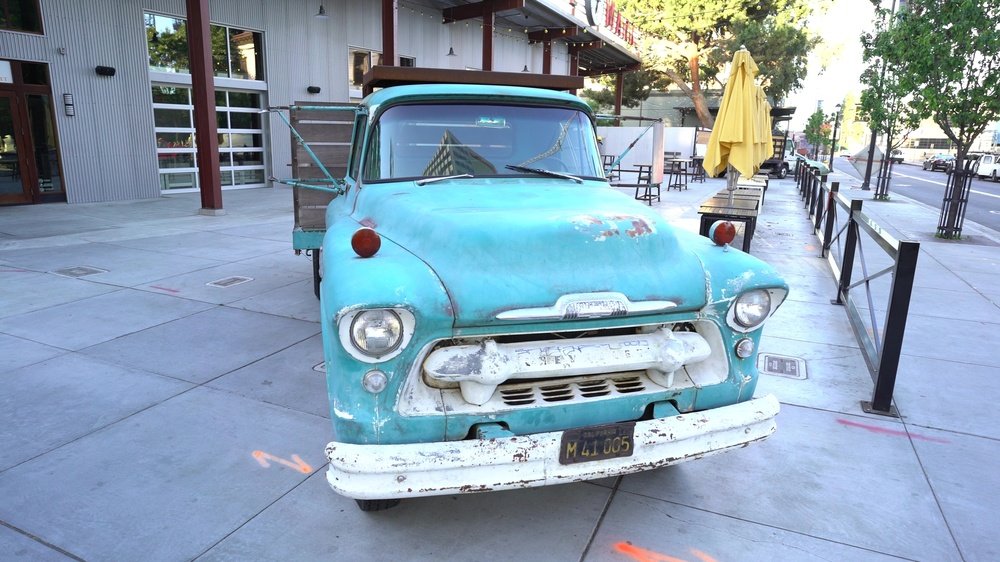
#> input picture data/000065.jpg, 1000 x 562 px, shrunk from 1920 x 1080 before the run, given in place of chessboard.avi, which was not available
$ python harris_corner_implement.py
#> lines starting #> are read from the running program, lines starting #| are printed output that depends on the picture; after the words box and inside, x2 and y2 are one past the last pixel; in counts of white or black regions, pixels touching at a corner belong together; pictures that were not available may be replaced by others from this repository, and a replacement may not be noted
import numpy as np
import matplotlib.pyplot as plt
import cv2 as cv

def cornerHarris(img, ksize=3, k=0.06):
    # Spatial gradients
    Ix = cv.Sobel(img, cv.CV_32F, 1, 0)
    Iy = cv.Sobel(img, cv.CV_32F, 0, 1)

    # Products of derivatives
    Ixx = Ix * Ix
    Iyy = Iy * Iy
    Ixy = Ix * Iy

    # Gaussian blur - convolution with sobel kernel
    M11 = cv.GaussianBlur(Ixx, (ksize, ksize), 1)
    M22 = cv.GaussianBlur(Iyy, (ksize, ksize), 1)
    M12 = cv.GaussianBlur(Ixy, (ksize, ksize), 1)

    # Harris cornerness
    detM = M11 * M22 - M12 * M12
    traceM = M11 + M22
    cornerness = detM - k * traceM**2
    return cornerness

if __name__ == '__main__':
    video = cv.VideoCapture('data/chessboard.avi')
    assert video.isOpened()

    # Run and show video stabilization
    while True:
        # Read an image from `video`
        valid, img = video.read()
#> img is the input picture: shape (562, 1000, 3); mean B, G, R 176.5, 158.9, 137.4
        if not valid:
            break
        if img.ndim >= 3:
            gray = cv.cvtColor(img, cv.COLOR_BGR2GRAY)
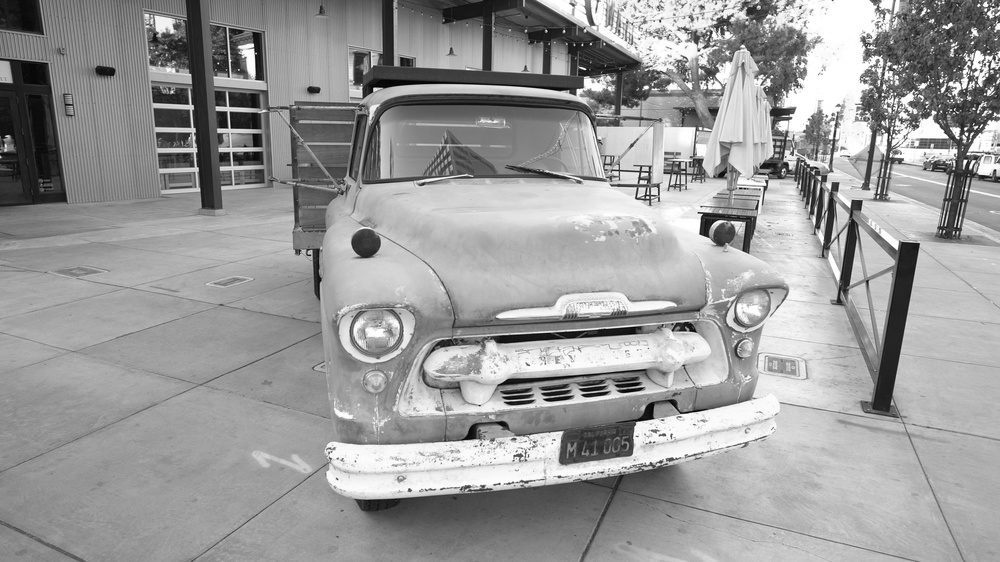
#> gray: shape (562, 1000); min 0, max 255, mean 154.5
        else:
            gray = img.copy()

        # Extract Harris corners
        harris = cornerHarris(gray)
#> in cornerHarris, `Iy = cv.Sobel(img, cv.CV_32F, 0, 1)`:
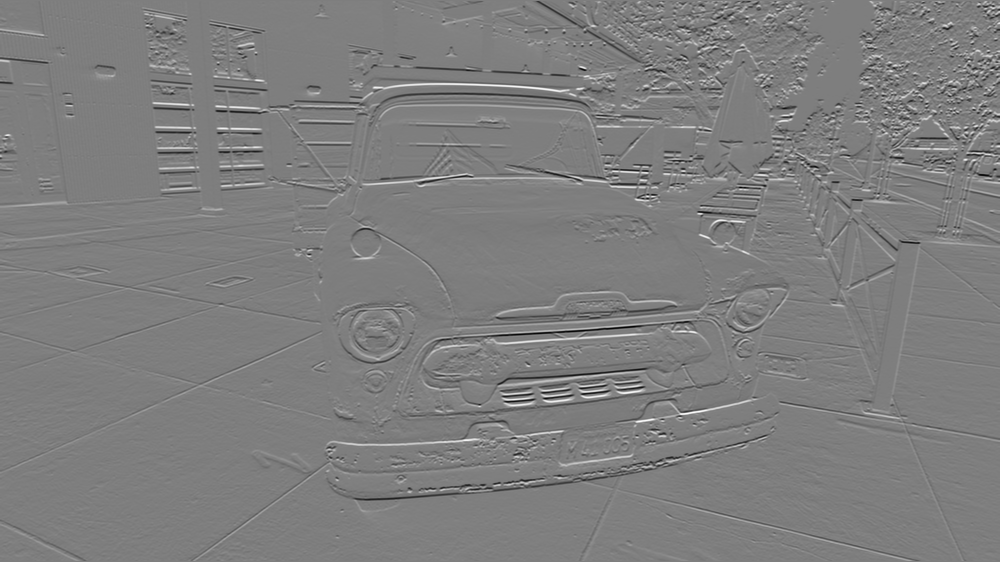
#> Iy: shape (562, 1000) float32; min -965, max 981, mean 0.4; drawn with min black and max white
#> in cornerHarris, `Ixy = Ix * Iy`:
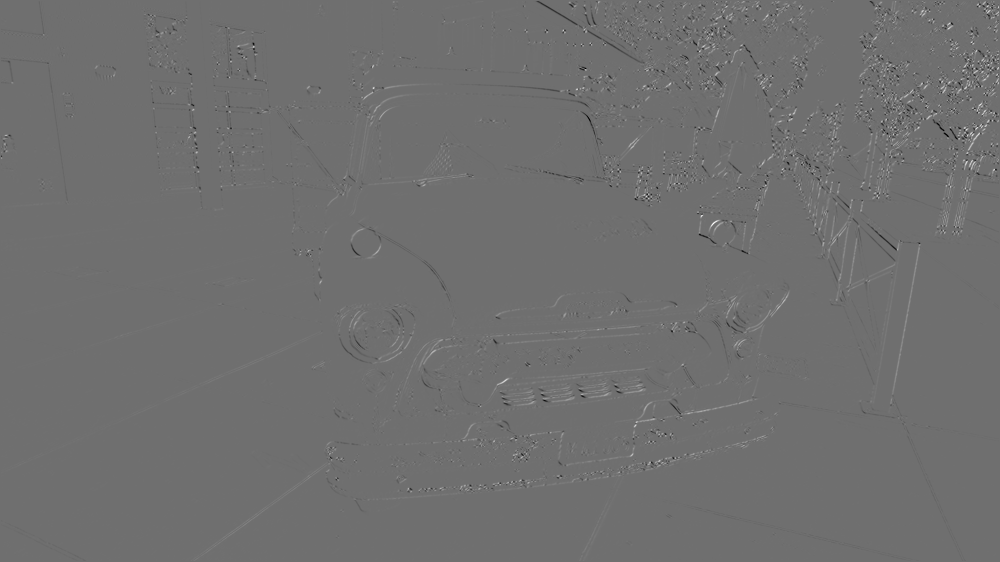
#> Ixy: shape (562, 1000) float32; min -332112, max 424935, mean 412.7; drawn with min black and max white
#> in cornerHarris, `traceM = M11 + M22`:
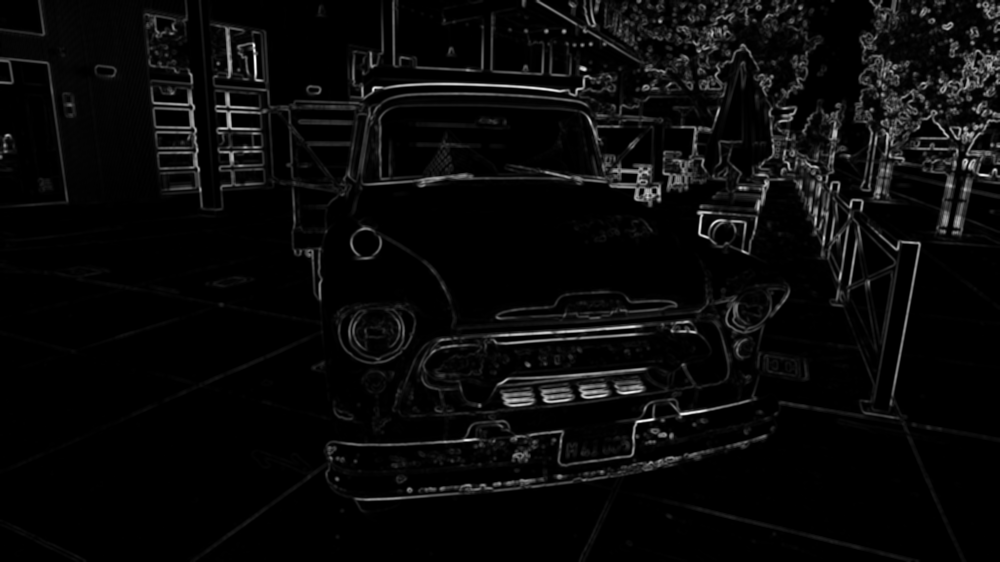
#> traceM: shape (562, 1000) float32; min 0, max 543472, mean 21600.6; drawn with min black and max white
#> in cornerHarris, `cornerness = detM - k * traceM**2`:
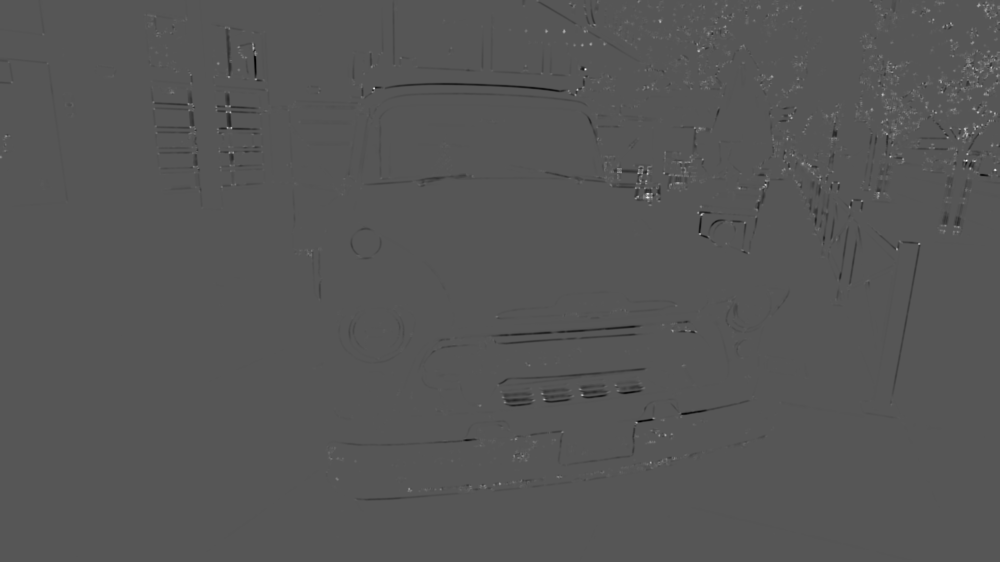
#> cornerness: shape (562, 1000) float32; min -1.77e+10, max 3.46e+10, mean -30794806; drawn with min black and max white
        corners = harris > 2e9
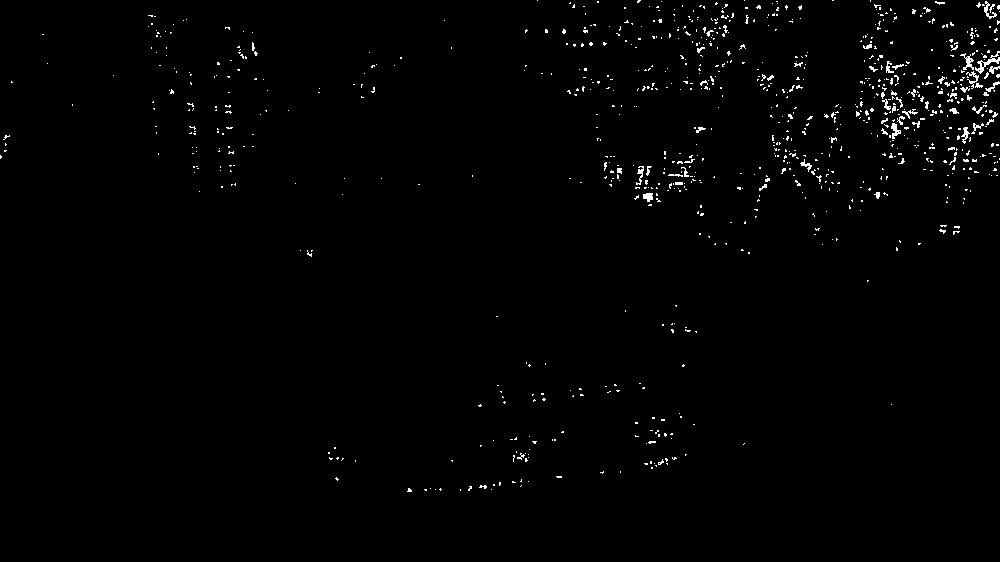
#> corners: shape (562, 1000) bool; 1.1% white in thin lines or dots, all inside (x1, y1, x2, y2) = (0, 0, 1000, 492)

        # Show the corners on the image
        heatmap = np.dstack((np.zeros_like(corners), np.zeros_like(corners), corners*255))
        heatmap = (0.3 * img + 0.7 * heatmap).astype(np.uint8)
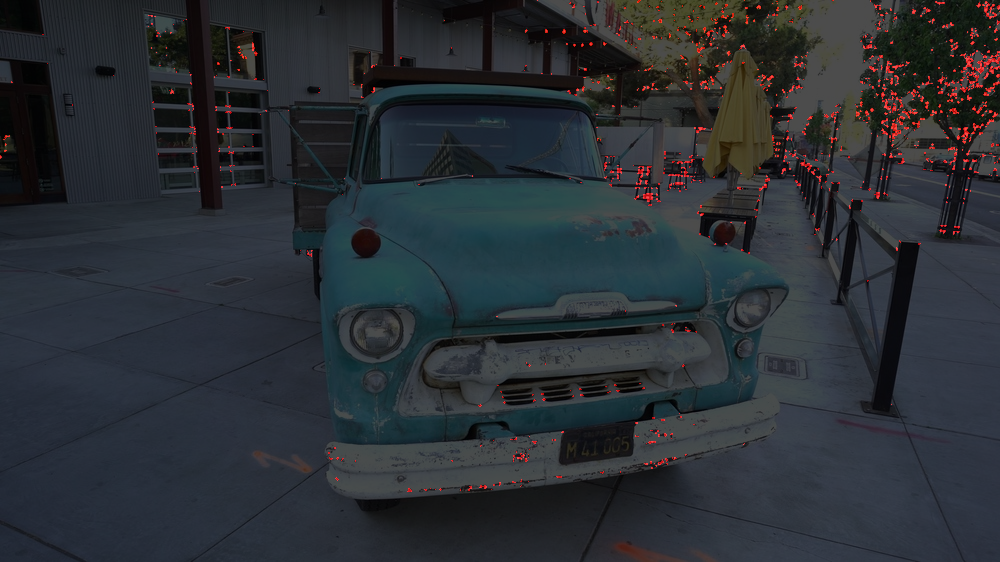
#> heatmap: shape (562, 1000, 3); mean B, G, R 52.5, 47.2, 42.7
        cv.imshow('Harris Cornerness', heatmap)
        key = cv.waitKey(1)
#> (key Esc is pressed here)
        if key == ord(' '):
            key = cv.waitKey()
        if key == 27: # ESC
            break

$ run again, on data/000068.jpg
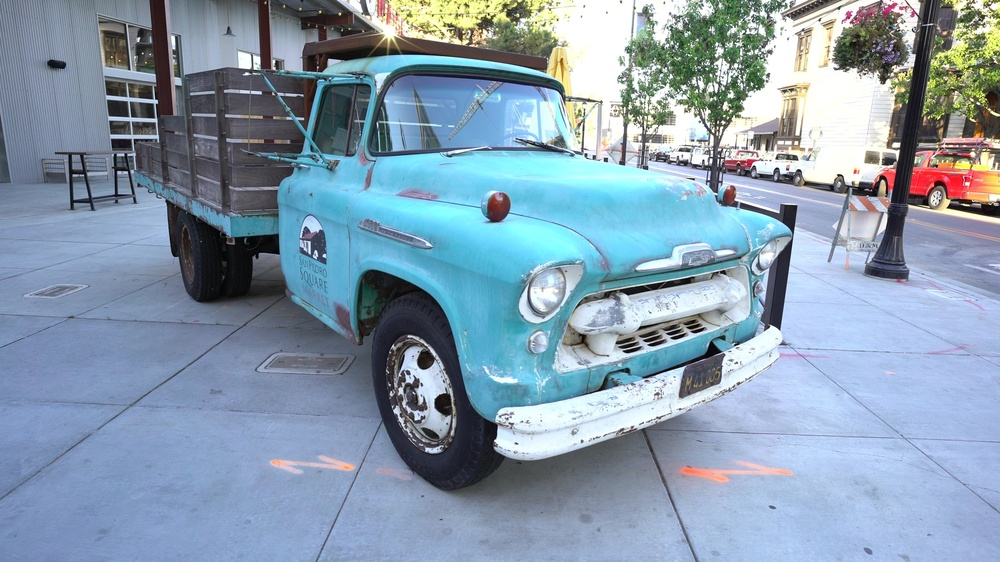
#> input picture data/000068.jpg, 1000 x 562 px, shrunk from 1920 x 1080 before the run, given in place of chessboard.avi, which was not available
#> img is the input picture: shape (562, 1000, 3); mean B, G, R 174.1, 155.9, 135
#> `corners = harris > 2e9`:
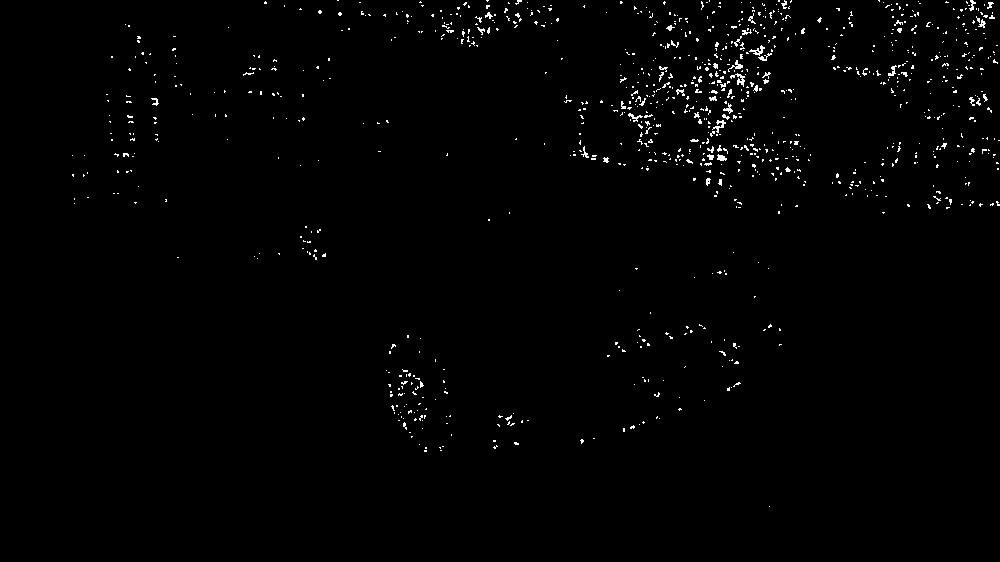
#> corners: shape (562, 1000) bool; 1.1% white in thin lines or dots, all inside (x1, y1, x2, y2) = (72, 0, 1000, 507)
#> `heatmap = (0.3 * img + 0.7 * heatmap).astype(np.uint8)`:
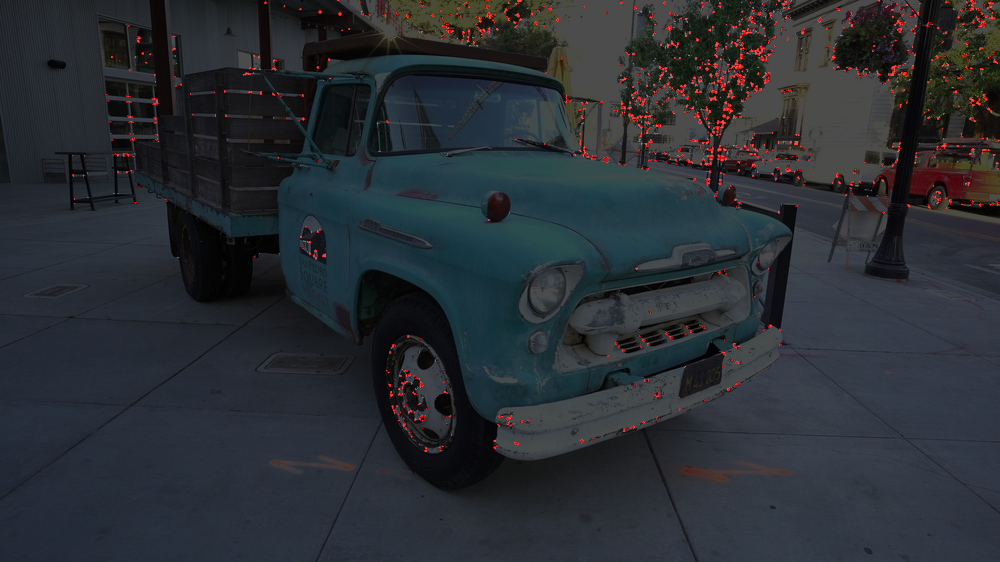
#> heatmap: shape (562, 1000, 3); mean B, G, R 51.8, 46.3, 42

$ run again, on data/000177.jpg
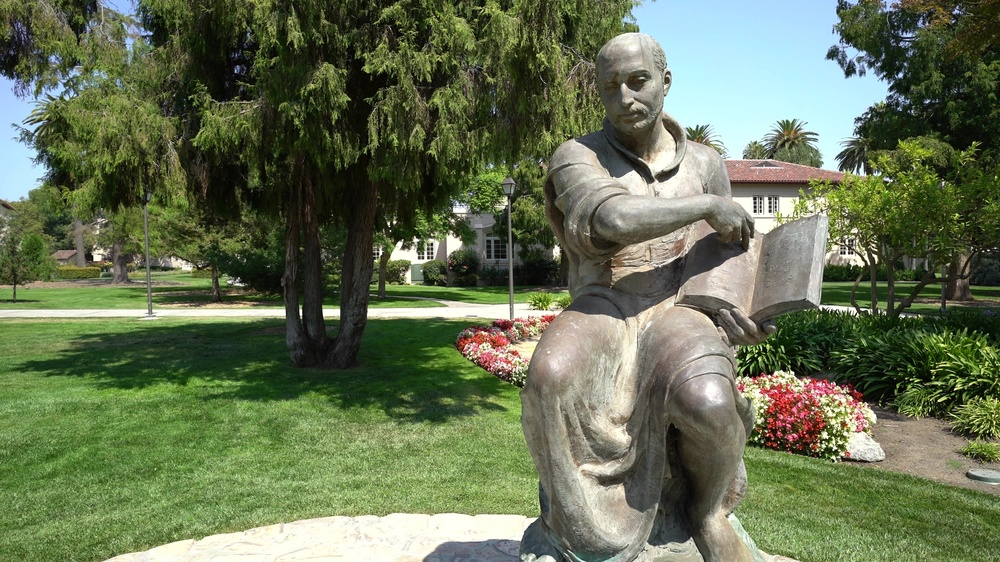
#> input picture data/000177.jpg, 1000 x 562 px, shrunk from 1920 x 1080 before the run, given in place of chessboard.avi, which was not available
#> img is the input picture: shape (562, 1000, 3); mean B, G, R 84.1, 113.7, 102.1
#> `corners = harris > 2e9`:
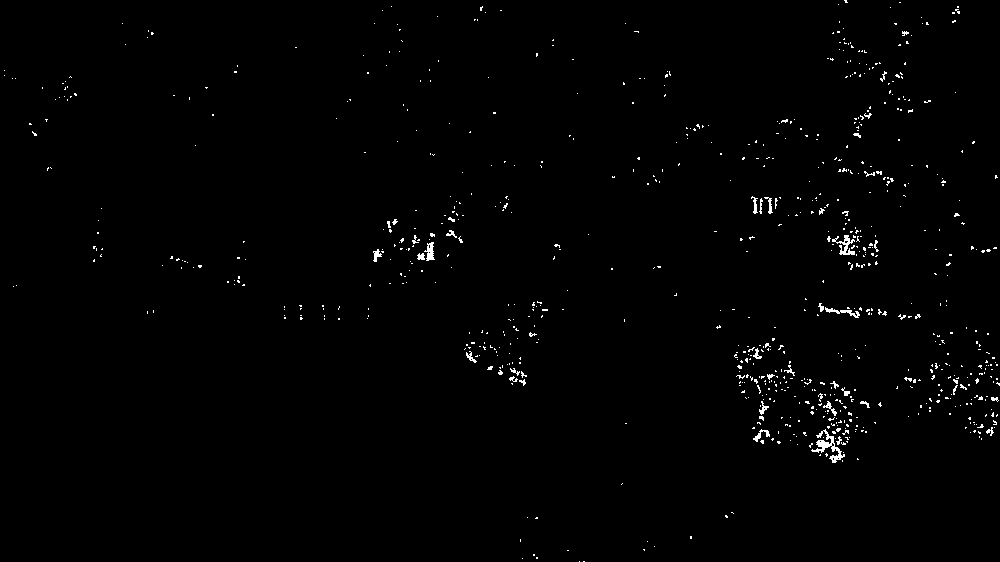
#> corners: shape (562, 1000) bool; 0.9% white in thin lines or dots
#> `heatmap = (0.3 * img + 0.7 * heatmap).astype(np.uint8)`:
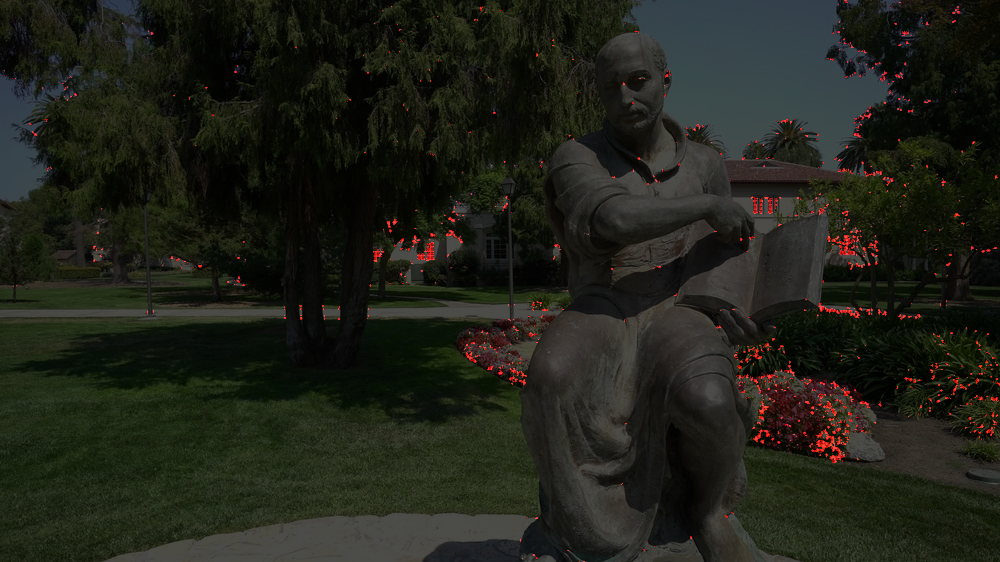
#> heatmap: shape (562, 1000, 3); mean B, G, R 24.8, 33.7, 31.8

$ run again, on data/000180.jpg
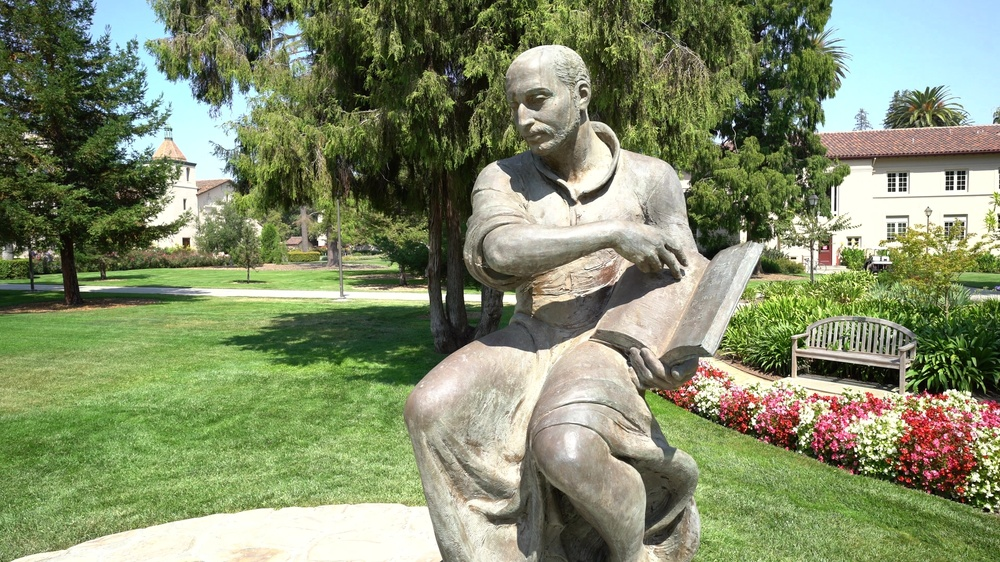
#> input picture data/000180.jpg, 1000 x 562 px, shrunk from 1920 x 1080 before the run, given in place of chessboard.avi, which was not available
#> img is the input picture: shape (562, 1000, 3); mean B, G, R 105.7, 139.7, 129.3
#> corners: shape (562, 1000) bool; 1.4% white in thin lines or dots
#> `heatmap = (0.3 * img + 0.7 * heatmap).astype(np.uint8)`:
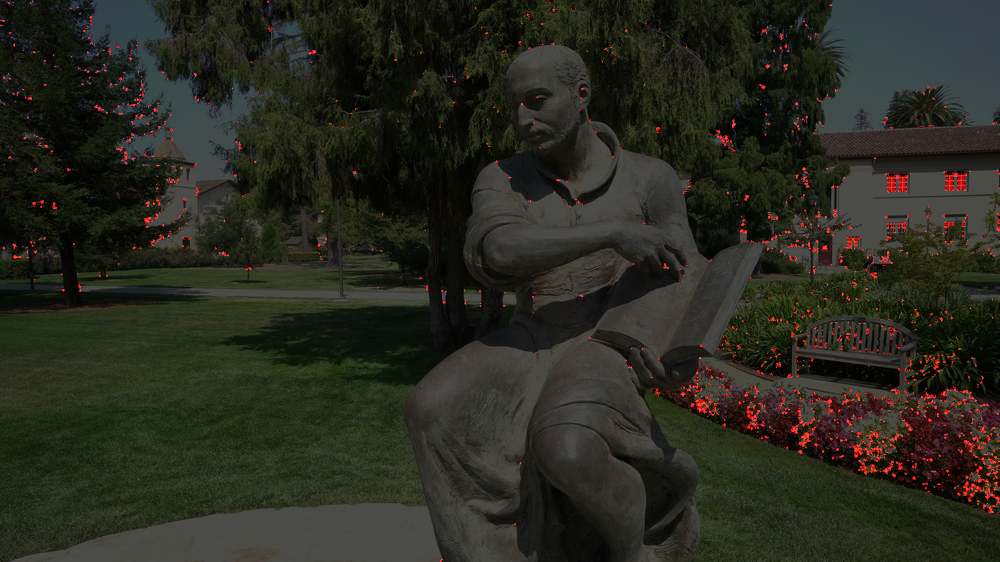
#> heatmap: shape (562, 1000, 3); mean B, G, R 31.3, 41.5, 40.9
